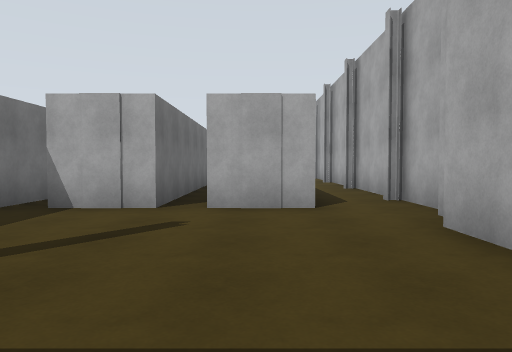
view 1 (above)

17 first-person views from a walk through a Gazebo world. The camera is 1.2 m above the floor, tilts 2° down and sees 70° across. The floor is counted in squares, 2 m on a side. Each view is taken from the middle of a square. On the plan, view 1 faces up. The plan holds only what a view shows up to about 10 squares ahead; the rest is blank.

view 2
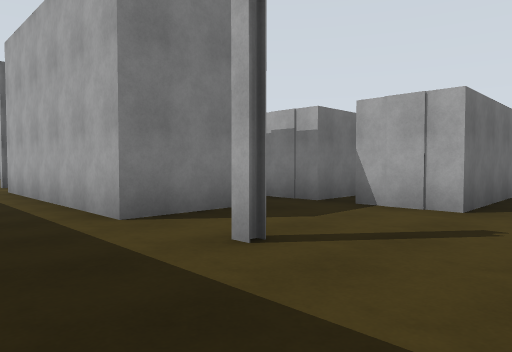

view 3
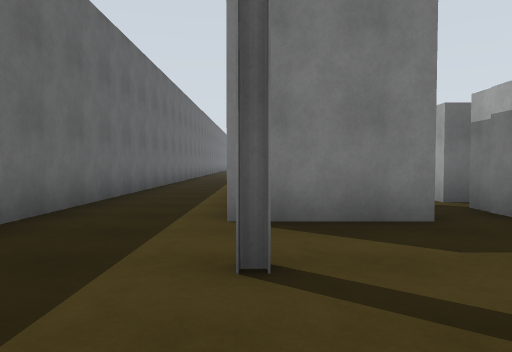

view 4
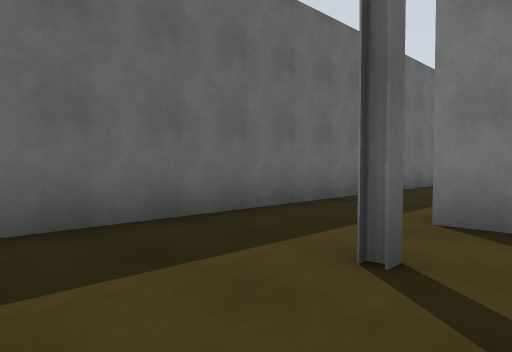

view 5
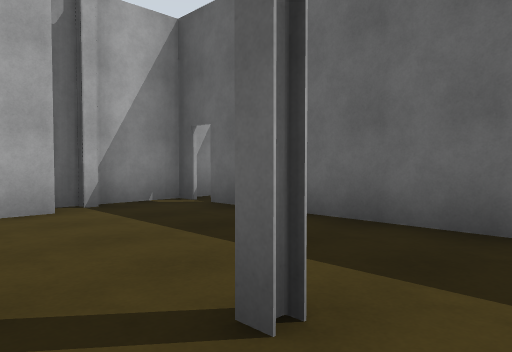

view 6
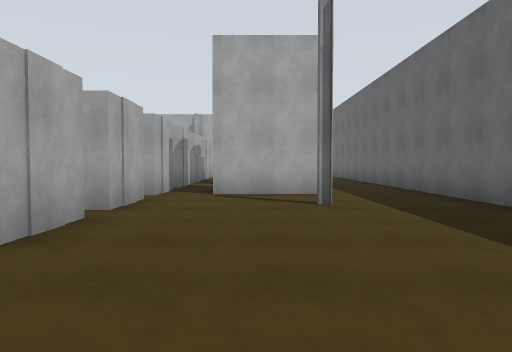

view 7
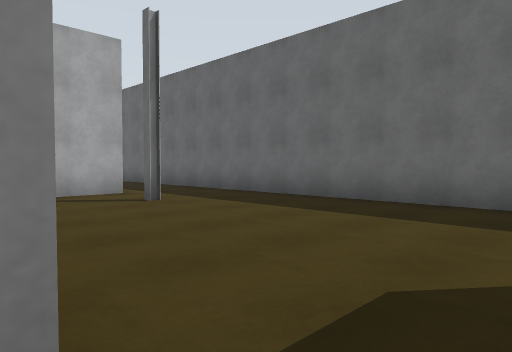

view 8
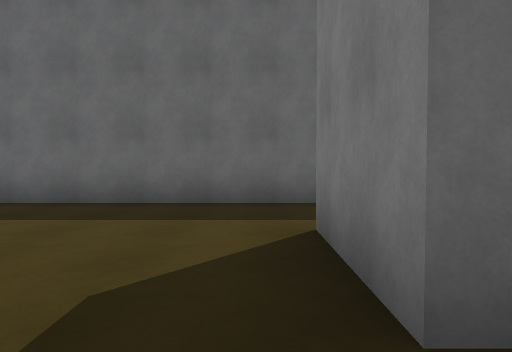

view 9
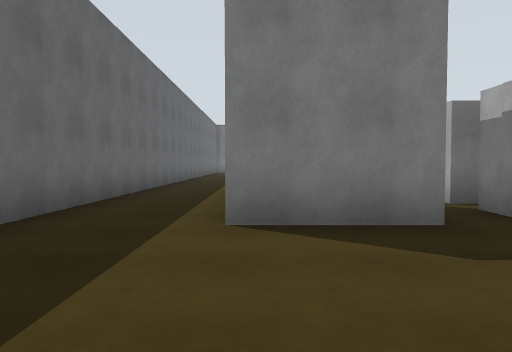

view 10
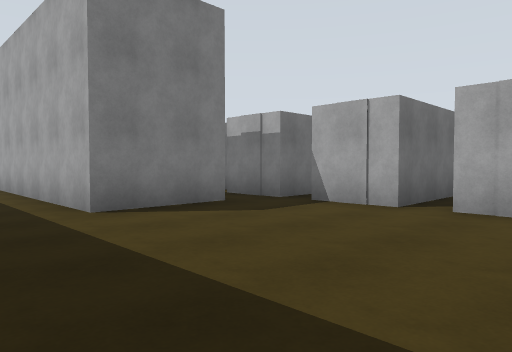

view 11
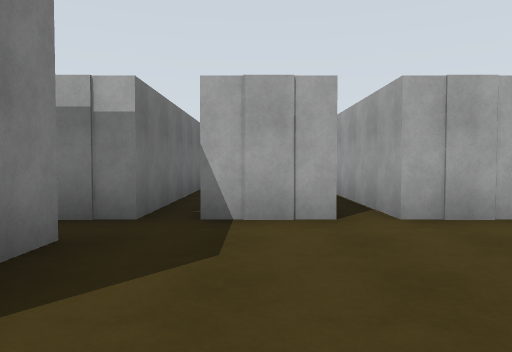

view 12
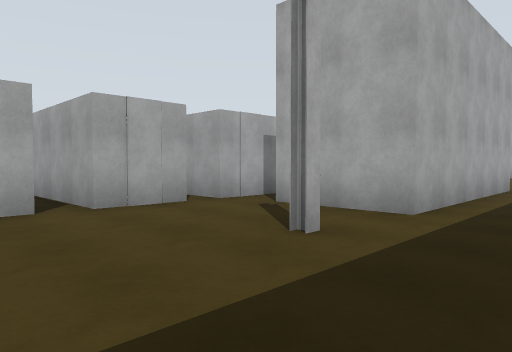

view 13
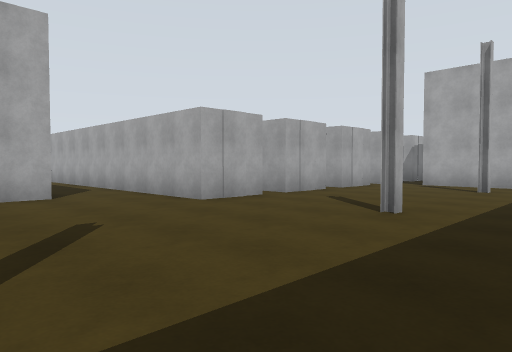

view 14
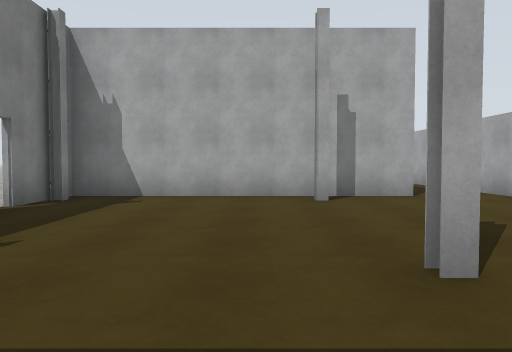

view 15
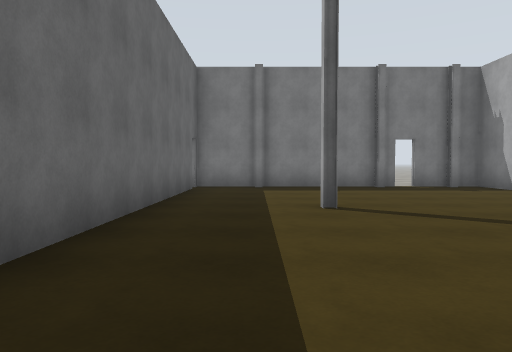

view 16
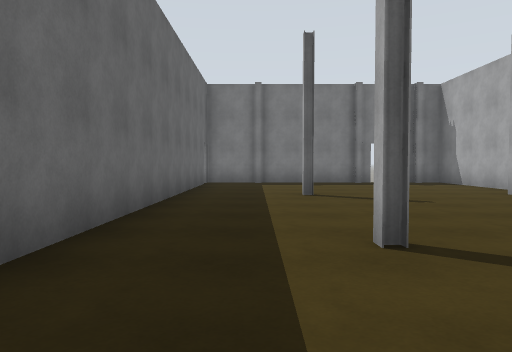

view 17
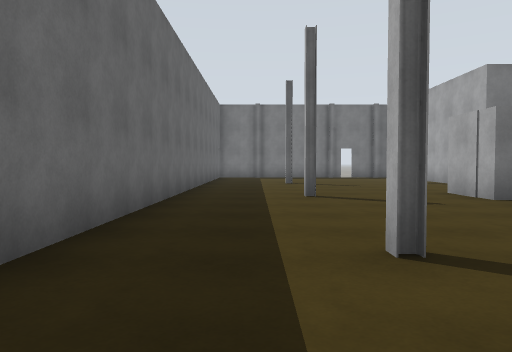

### Floor plan
Key: @ floor where view 1 was taken; # wall or solid block; x gap in a wall; . floor.
Columns run from 37 left of view 1 to 3 right of it. Each row starts with its distance up from view 1.
 11         .#
 10         .#                         #   .#
  9         .#          #              #   .#
  8         .#          #.  #          #. ..#
  7  #######.#          #.#.#          #. ..#
  6 .#...#...#     #  # #.#.#        #.#. ..#
  5 .x.......######## #.#.#.#####    #.#.#..#
  4  #.............#  ###.......#    #.....##
  3  #.............#   ##.......#    #.....#
  2  #...#...#.....######.....#.######.#...#
  1  #.....................................##
  0  #...................................@..#
 -1  ########################################

Positions as (right, up) in squares from view 1, and headings:
1: (0, 0), facing up
2: (0, 0), facing up-left
3: (0, 2), facing left
4: (0, 3), facing down-left
5: (-3, 3), facing down-right
6: (-16, 3), facing right
7: (-16, 5), facing down-right
8: (-16, 5), facing down
9: (-13, 2), facing left
10: (-12, 0), facing up-left
11: (-15, 1), facing up
12: (-26, 0), facing up-right
13: (-32, 0), facing up-right
14: (-33, 0), facing up
15: (-27, 1), facing left
16: (-25, 1), facing left
17: (-21, 1), facing left
